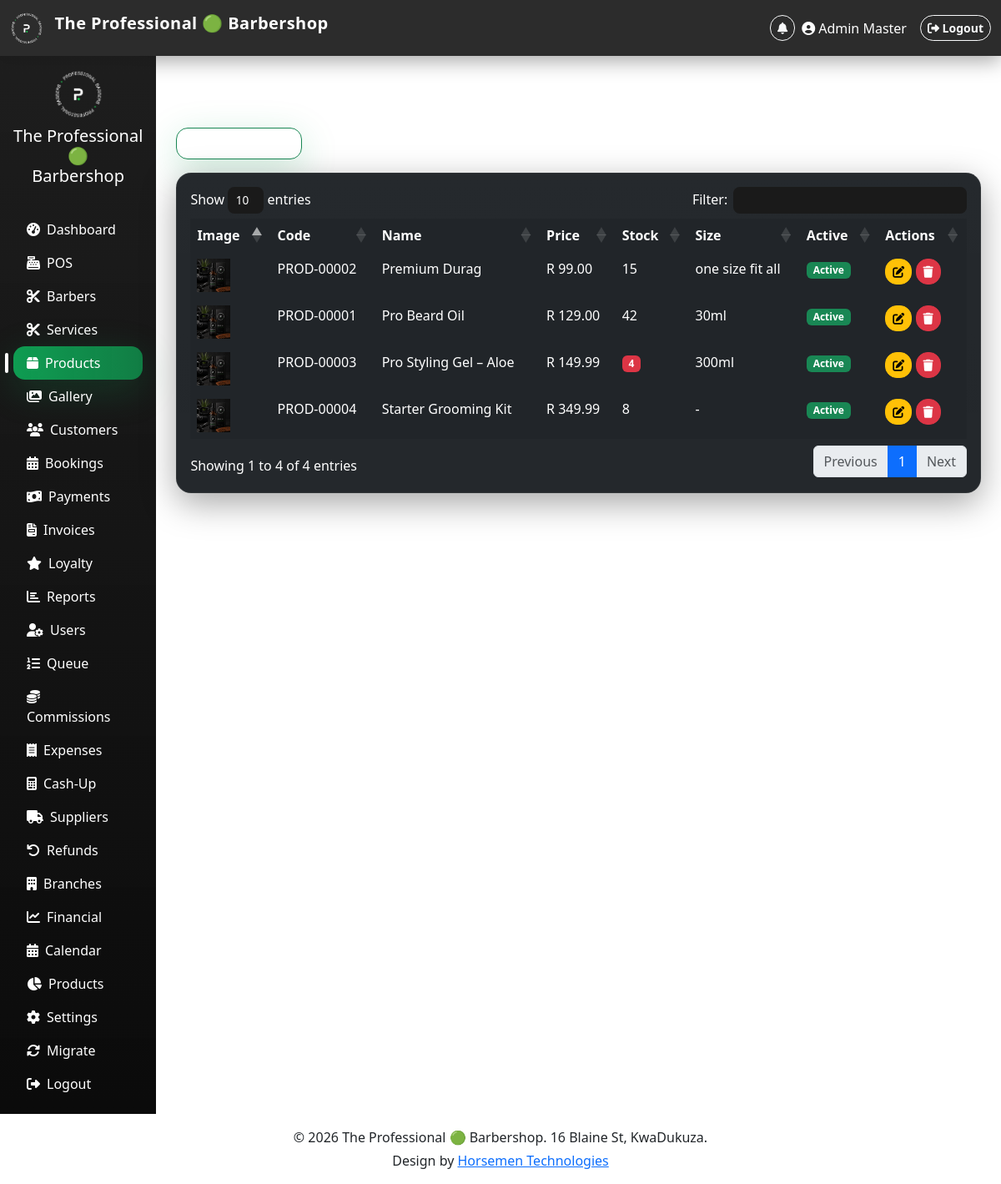
Screenshot of /barbershop-system/admin/products.php (signed in) with the database file from the repository.
### tables this page shows
CREATE TABLE `products` (
  `id` int(11) NOT NULL,
  `product_code` varchar(20) NOT NULL,
  `name` varchar(100) NOT NULL,
  `description` text DEFAULT NULL,
  `price` decimal(10,2) NOT NULL,
  `stock_quantity` int(11) NOT NULL DEFAULT 0,
  `product_size` varchar(50) DEFAULT NULL,
  `image` varchar(255) DEFAULT 'default-product.png',
  `is_active` tinyint(1) DEFAULT 1,
  `created_at` timestamp NOT NULL DEFAULT current_timestamp()
);

### barbershop-system/includes/functions.php (called while the page is built, shortened)
<?php
function formatCurrency($amount) {
    return 'R ' . number_format($amount, 2);
}
?>

### barbershop-system/admin/products.php (the view, shortened to what this page needs)
<?php
require_once '../includes/functions.php';
$db = getDb();
$products = $db->query("SELECT * FROM products ORDER BY name")->fetchAll();
?>
<?php include '../includes/header.php'; ?>
<div class="d-flex">
    <?php include '../includes/sidebar.php'; ?>
    <div class="main-content p-4 w-100">
        <h2 class="text-white mb-4">Product & Stock Management</h2>
        <button class="btn btn-success mb-3" data-bs-toggle="modal" data-bs-target="#addProductModal">
            <i class="fas fa-plus me-2"></i>New Product
        </button>
        <div class="card bg-dark text-white p-3">
            <table class="table table-dark datatable">
                <thead>
                    <tr>
                        <th>Image</th>
                        <th>Code</th>
                        <th>Name</th>
                        <th>Price</th>
                        <th>Stock</th>
                        <th>Size</th>
                        <th>Active</th>
                        <th>Actions</th>
                    </tr>
                </thead>
                <tbody>
                    <?php foreach ($products as $p): ?>
                    <tr>
                        <td>
                            <img src="../uploads/products/<?= htmlspecialchars($p['image']) ?>" width="40"
                                 onerror="this.onerror=null; this.src='../assets/images/default-product.png';">
                        </td>
                        <td><?= $p['product_code'] ?></td>
                        <td><?= htmlspecialchars($p['name']) ?></td>
                        <td><?= formatCurrency($p['price']) ?></td>
                        <td>
                            <?php if ($p['stock_quantity'] <= 5): ?>
                                <span class="badge bg-danger"><?= $p['stock_quantity'] ?></span>
                            <?php else: ?>
                                <?= $p['stock_quantity'] ?>
                            <?php endif; ?>
                        </td>
                        <td><?= !empty($p['product_size']) ? htmlspecialchars($p['product_size']) : '-' ?></td>
                        <td>
                            <span class="badge bg-<?= $p['is_active'] ? 'success' : 'secondary' ?>">
                                <?= $p['is_active'] ? 'Active' : 'Inactive' ?>
                            </span>
                        </td>
                        <td>
                            <button class="btn btn-sm btn-warning edit-product-btn" data-id="<?= $p['id'] ?>"
                                    data-bs-toggle="modal" data-bs-target="#editProductModal">
                                <i class="fas fa-edit"></i>
                            </button>
                            <a href="?delete=<?= $p['id'] ?>" class="btn btn-sm btn-danger" onclick="return confirm('Delete product?')">
                                <i class="fas fa-trash"></i>
                            </a>
                        </td>
                    </tr>
                    <?php endforeach; ?>
                </tbody>
            </table>
        </div>
    </div>
</div>
<?php include '../includes/footer.php'; ?>

### barbershop-system/assets/css/style.css (style rules this page uses)
:root { --surface:#111111; --surface-2:#151515; --card-bg: linear-gradient( 180deg, rgba(255,255,255,.02), rgba(255,255,255,.01) ); --border-soft: rgba(255,255,255,.06); --shadow-soft: 0 12px 40px rgba(0,0,0,.35); --shadow-green: 0 12px 45px rgba(15,169,88,.22); --radius-sm:10px; --radius-md:18px; --radius-lg:24px; --transition: all .25s cubic-bezier(.2,.8,.2,1); }
html { scroll-behavior:smooth; }
body { background: radial-gradient( circle at top left, rgba(15,169,88,.05), transparent 35% ), radial-gradient( circle at bottom right, rgba(15,169,88,.04), transparent 30% ), var(--black); }
.main-content { background: transparent; animation: fadeIn .35s ease; }
.card { background: var(--card-bg); border: 1px solid var(--border-soft); border-radius: var(--radius-md); box-shadow: var(--shadow-soft); backdrop-filter: blur(14px); transition: var(--transition); }
.table { border-collapse: separate; border-spacing: 0 8px; }
.table tbody tr { background: rgba(255,255,255,.015); transition: var(--transition); }
.table td, .table th { border:none !important; }
.btn { border-radius:14px; font-weight:600; transition: var(--transition); }
.btn-success { background: linear-gradient( 135deg, var(--green), #13D86F ); box-shadow: var(--shadow-green); }

### rows the page displays
products: product_code "PROD-00002", name "Premium Durag", price "R 99.00", stock_quantity "15", product_size "one size fit all", is_active "Active"
products: product_code "PROD-00001", name "Pro Beard Oil", price "R 129.00", stock_quantity "42", product_size "30ml", is_active "Active"
products: product_code "PROD-00003", name "Pro Styling Gel – Aloe", price "R 149.99", stock_quantity "4", product_size "300ml", is_active "Active"
products: product_code "PROD-00004", name "Starter Grooming Kit", price "R 349.99", stock_quantity "8", is_active "Active"

### other values shown
$_SESSION['full_name'] "Admin Master"
